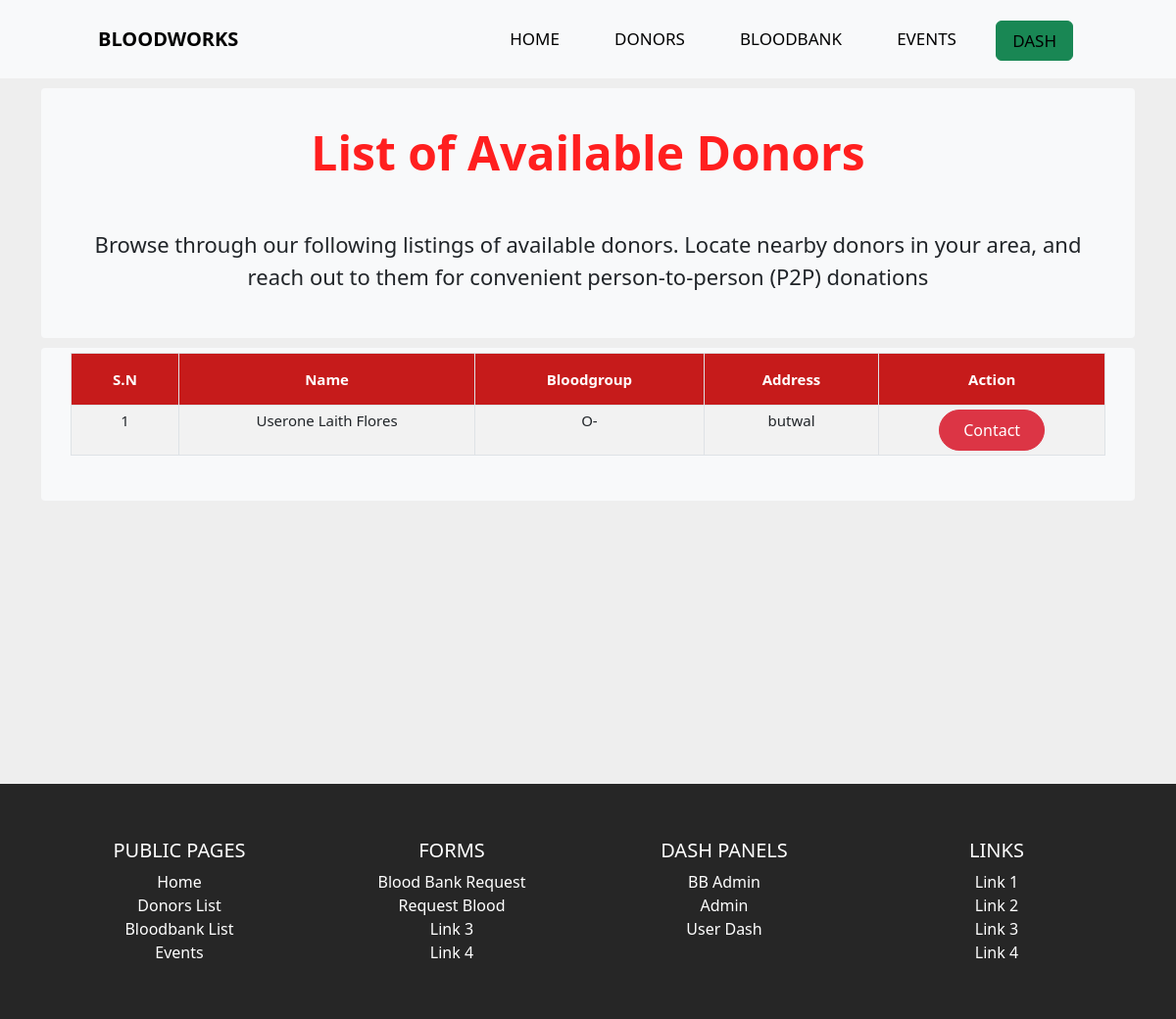
/donorlist (signed in), run on the app's committed database.
### tables this page shows
CREATE TABLE `user` (
  `id` int(11) NOT NULL,
  `fname` varchar(20) DEFAULT NULL,
  `mname` varchar(20) DEFAULT NULL,
  `lname` varchar(20) DEFAULT NULL,
  `dateofbirth` date DEFAULT NULL,
  `email` varchar(50) DEFAULT NULL,
  `password` varchar(70) DEFAULT NULL,
  `username` varchar(25) DEFAULT NULL,
  `bloodgroup` varchar(5) DEFAULT NULL,
  `donor_availability` varchar(15) DEFAULT NULL,
  `address` varchar(100) DEFAULT NULL,
  `phone_no` varchar(100) DEFAULT NULL,
  `age` int(11) DEFAULT NULL,
  `last_donation_date` date DEFAULT NULL
);

### controllers/DonorList.php (called while the page is built, shortened)
<?php
class Donorlist
{
    public function index($a = "", $b = "", $c = "")
    {
        $donor = $this->donor();
        $data = [
            "donors" => $donor
        ];
        $this->view('donor-list', $data);
    }
    private function donor()
    {
        $donorlist = new Model;
        $donorlist->table = "user";
        $data = [
            "donor_availability" => "Available"
        ];
        $donor_list = $donorlist->where($data);
        return $donor_list;
    }
}

### includes/app.php (called while the page is built, shortened)
<?php
class App
{
    private $method = "index";
    public function splitURL()
    {
        $URL = $_GET['url'] ?? 'home';
        $URL = explode("/", trim($URL, "/"));
        return $URL;
    }
    public function loadController()
    {
        $URL = $this->splitURL();
        if($URL[0] == "dash"){
            if ($URL[0] == "dash" && !isset($URL[1])) {
                $filename = "controllers/Dash"  . ".php";
            } elseif ($URL[0] == "dash" && isset($URL[1])) {
                $filename = "controllers/" . $URL[0] . $URL[1] . ".php";
            }
        }
        elseif ($URL[0] == "admin"  ) {
            if ($URL[0] == "admin" && !isset($URL[1])) {
                $filename = "controllers/Admin"  . ".php";
            } elseif ($URL[0] == "admin" && isset($URL[1])) {
                $filename = "controllers/" . $URL[0] . $URL[1] . ".php";
            }
        }
        elseif ($URL[0] == "bbadmin"  ) {
            if ($URL[0] == "bbadmin" && !isset($URL[1])) {
                $filename = "controllers/bbadmin"  . ".php";
            } elseif ($URL[0] == "bbadmin" && isset($URL[1])) {
                $filename = "controllers/" . $URL[0] . $URL[1] . ".php";
            }
        }
        else{
            $filename = "controllers/" .$URL[0] . ".php";
        }
        if (file_exists($filename)) {
            unset($URL[0]);
        } else {
            $filename = "controllers/_404.php";
            require $filename;
            $this->controller = "_404";
        }
        $controller = new $this->controller;
        $URL = $URL ? array_values($URL) : [];
        call_user_func_array([$controller, $this->method], $URL);
    }
}

### index.php (called while the page is built, shortened)
<?php
$app = new App;
$app->loadController();
?>

### includes/database.php (called while the page is built, shortened)
<?php
trait Database
{
    public function connect()
    {
        $string = "mysql:hostname=" . DBHOST . ";dbname=" . DBNAME;
        $con = new PDO($string, DBUSER, DBPASS);
        return $con;
    }
    public function query($query, $data = [])
    {
        $con = $this->connect();
        $stm = $con->prepare($query);
        $check = $stm->execute($data);
        if ($check) {
            $result = $stm->fetchAll(PDO::FETCH_OBJ);
            if (is_array($result) && count($result)) {
                return $result;
            }
        }
        return false;
    }
}

### includes/models.php (called while the page is built, shortened)
<?php
class Model
{
    public $table = "users";
    protected $limit = '100';
    protected $offset = 0;
    protected $order_type = "desc";
    public $order_column = "id";
    public function where($data, $data_not = [])
    {
        $keys = array_keys($data);
        $query = "select * from $this->table where ";
        foreach ($keys as $key) {
            $query .= $key . " = :" . $key . " && ";
        }
        $query = trim($query, " && ");
        $query .= " order by $this->order_column $this->order_type limit $this->limit offset $this->offset";
        $data = array_merge($data, $data_not);
        return $this->query($query, $data);
    }
}

### views/donor-list.views.php (the view, shortened to what this page needs)
<?php
$sn = 0;
?>
<?php include "header.php"; ?>
<main class="container-xl top-gap">
    <div class="toast-container position-fixed bottom-0 end-0 p-3">
    </div>
    <div class="table-section">
        <div class="list-head">
            <h1 class="table-sec-title fw-bold display-5">List of Available Donors</h1>
            <p class="evnt-info">Browse through our following listings of available donors. Locate nearby donors in your area, and reach out to them for convenient person-to-person (P2P) donations</p>
        </div>
        <div style="overflow-x:auto;" class="tb-cont">
            <table id="datatable" class="table table-hover table-striped table-bordered table-sm" cellspacing=" 0" width="100%">
                <thead>
                    <tr>
                        <th>S.N</th>
                        <th>Name</th>
                        <th>Bloodgroup</th>
                        <th>Address</th>
                        <th>Action</th>
                    </tr>
                </thead>
                <?php
                if (empty($donors)) {
                    echo "No donor available";
                } else {
                    foreach ($donors as $donor) { ?>
                        <tr>
                            <td><?= ++$sn ?></td>
                            <td><?= $donor->fname . " " . $donor->mname . " " . $donor->lname; ?></td>
                            <td><?= $donor->bloodgroup; ?></td>
                            <td><?= $donor->address; ?></td>
                            <td>
                                <?php if (isset($_SESSION['userid']) && $_SESSION['userid'] == $donor->id) {
                                    echo "n/a";
                                } else { ?>
                                    <button data-id="<?= $donor->id; ?>" type="button" id="myBtn" class="btn btn-danger modal-btn edit-btn">Contact</button>
                                <?php   } ?>
                            </td>
                        </tr>
                <?php
                    }
                }
                ?>
            </table>
        </div>
    </div>
</main>
<?php include "footer.php" ?>

### assets/css/style.css (style rules this page uses)
* { margin: 0; padding: 0; box-sizing: border-box; }
body { background: #eeeeee; }
main { min-height: 100vh; }
.btn { padding: 0.5em 1.5em; border-radius: 2em; }
.table-section { position: relative; }
.table-sec-title { margin: 2rem 0 3rem 0; color: #ff1f1f; text-align: center; }
td, th { font-size: 15px; padding: 40px; height: 30px; text-align: center; }
#datatable th { background-color: rgb(198, 27, 27); font-weight: bold; color: white; font-size: 15px; padding: 15px; text-align: center; }
.top-gap { padding-top: 80px; }
@media screen and (min-width: 769px) { p { font-size: 1.2em; } }
.evnt-info { font-size: 22px; text-align: center; }
.list-head,.tb-cont { background-color: #F8F9FA; margin: 10px 0; padding:5px 30px 30px 30px; border-radius: 4px; }

### data on the page
user: fname "Userone", mname "Laith", lname "Flores", bloodgroup "O-", address "butwal"
